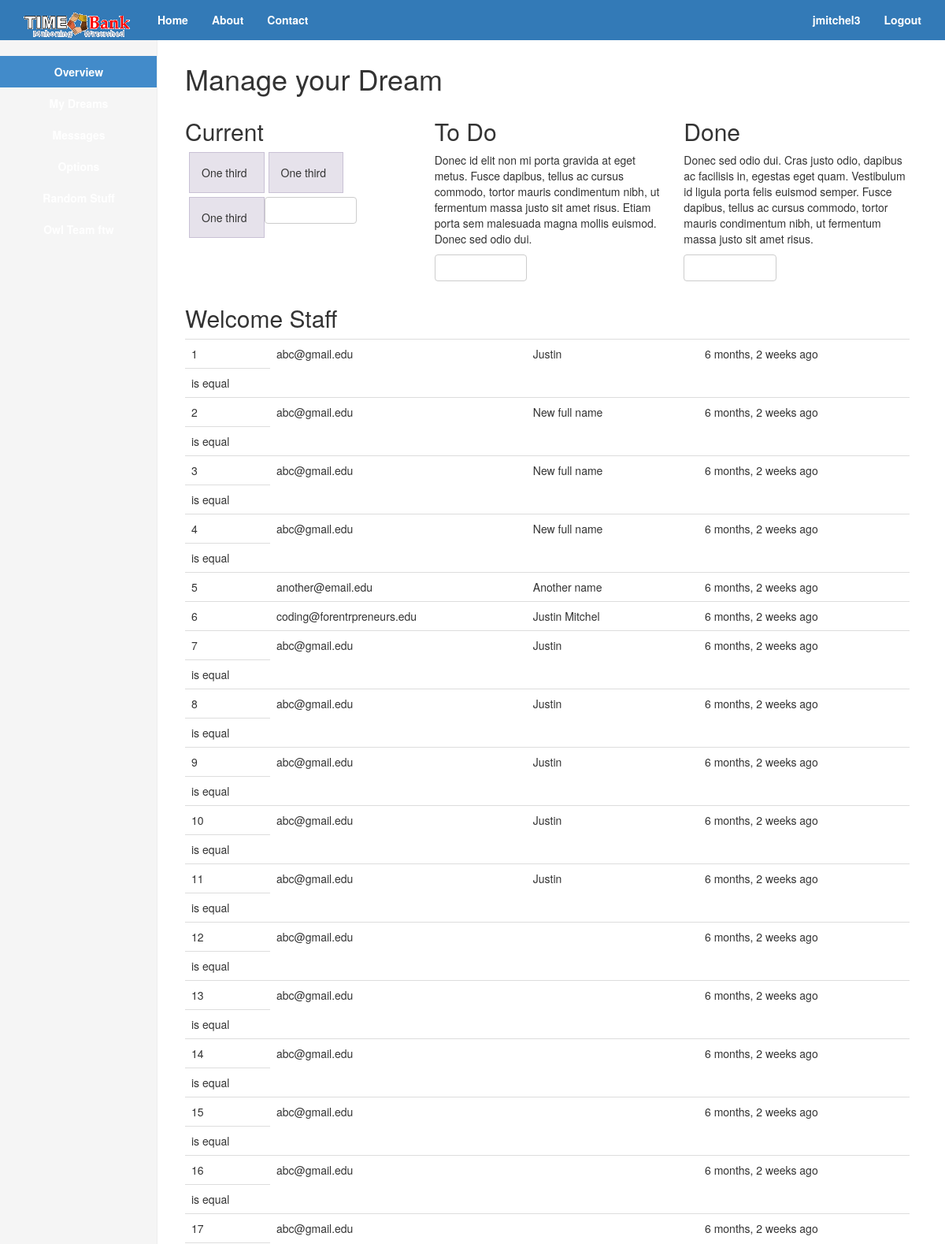
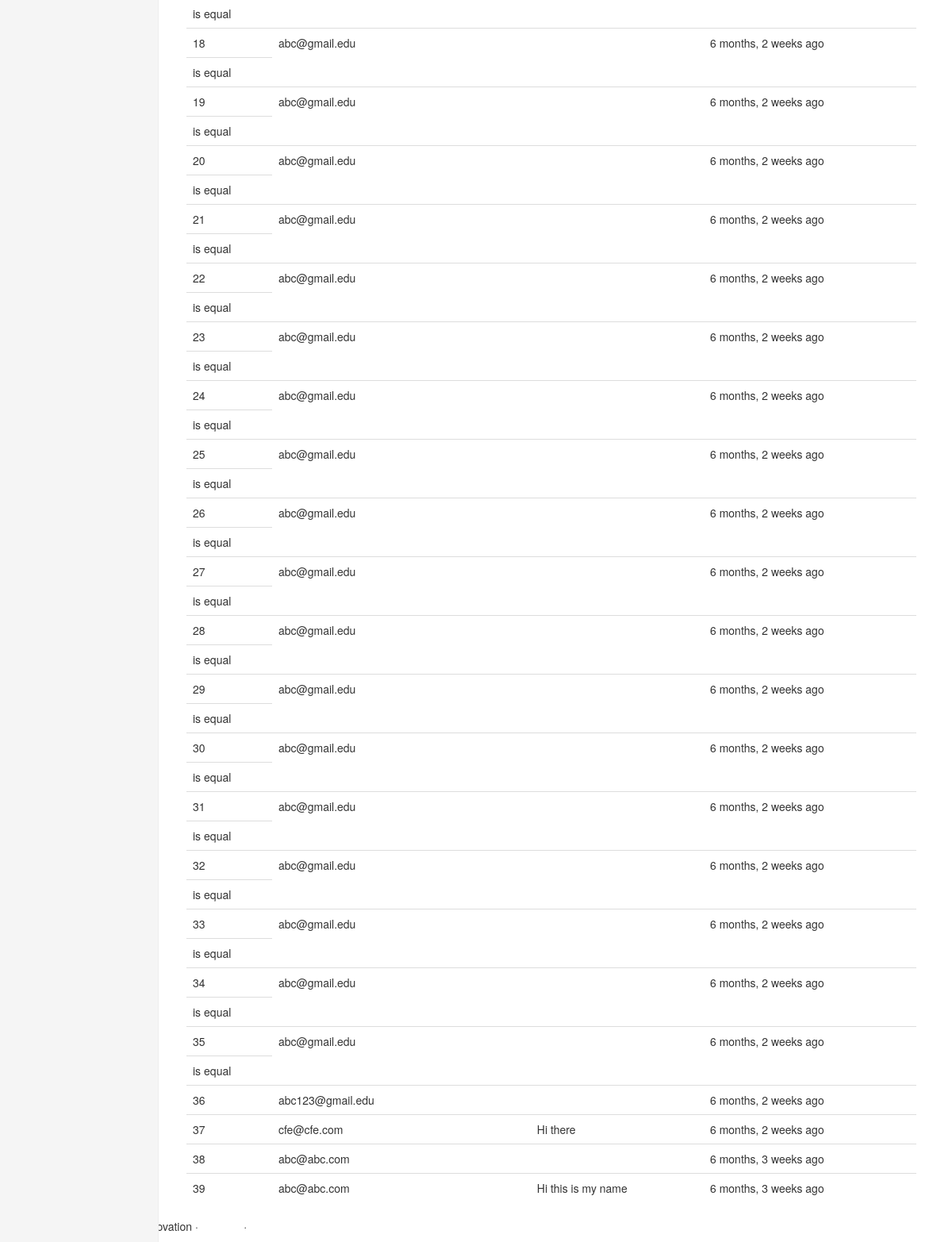
The app's page / (signed in) with its own data (2 pictures, top to bottom).
### newsletter/models.py (models this page shows, shortened)
class SignUp(models.Model):
	email = models.EmailField()
	full_name = models.CharField(max_length=120, blank=True, null=True)
	timestamp = models.DateTimeField(auto_now_add=True, auto_now=False)
	updated = models.DateTimeField(auto_now_add=False, auto_now=True)

### newsletter/views.py (the view, shortened to what this page needs)
# urls.py: url(r'^$', 'newsletter.views.home', name='home'),
def home(request):
	title = 'Sign Up Now'
	form = SignUpForm(request.POST or None)
	context = {
		"title": title,
		"form": form
	}
	if request.user.is_authenticated() and request.user.is_staff:
		queryset = SignUp.objects.all().order_by('-timestamp') #.filter(full_name__iexact="Justin")
		context = {
			"queryset": queryset
		}
	return render(request, "home.html", context)

### templates/home.html (shortened to what this page needs)
{% extends "base.html" %}
{% load crispy_forms_tags %}
{% load staticfiles %}
{% block content %}
 {% if request.user.is_authenticated %}
<div class="col-sm-9 col-sm-offset-3 col-md-10 col-md-offset-2 main">
<br><br><br>
   <h1>Manage your Dream</h1>
      <div class="row">
        <div class="col-md-4">
          <h2>Current</h2>
          <div class="col-xs-4">One third</div>
          <div class="col-xs-4">One third</div>
          <div class="col-xs-4">One third</div>
          <p><a class="btn btn-default" href="#" role="button">View details &raquo;</a></p>
        </div>
        <div class="col-md-4">
          <h2>To Do</h2>
          <p>Donec id elit non mi porta gravida at eget metus. Fusce dapibus, tellus ac cursus commodo, tortor mauris condimentum nibh, ut fermentum massa justo sit amet risus. Etiam porta sem malesuada magna mollis euismod. Donec sed odio dui. </p>
          <p><a class="btn btn-default" href="#" role="button">View details &raquo;</a></p>
       </div>
        <div class="col-md-4">
          <h2>Done</h2>
          <p>Donec sed odio dui. Cras justo odio, dapibus ac facilisis in, egestas eget quam. Vestibulum id ligula porta felis euismod semper. Fusce dapibus, tellus ac cursus commodo, tortor mauris condimentum nibh, ut fermentum massa justo sit amet risus.</p>
          <p><a class="btn btn-default" href="#" role="button">View details &raquo;</a></p>
        </div>
      </div>
	{% if queryset %}
	<h2>Welcome Staff</h2>
	<table class='table'>
	{% for instance in queryset %}
		<tr><td>{{ forloop.counter }}</td><td>{{ instance.email }}</td><td>{{ instance.full_name }}</td><td>{{ instance.timestamp|timesince }} ago</td></tr>
		{% if instance.email == "abc@gmail.edu" %}
		<tr><td>is equal</td></tr>
		{% endif %}
	{% endfor %}
	</table>
	</div>
	{% endif %}
{% endif %}
{% endblock %}

### templates/base.html (shortened to what this page needs)
{% load staticfiles %}
<!DOCTYPE html>
<html lang="en">
  <head>
    {% include 'head_css.html' %}
  </head>
  <body>
  {% include 'navbar.html' %}
  {% if request.user.is_authenticated %}
    {% include 'sidebar.html' %}
  {% endif %}
    <div class="container">
            {% block content %}
            {% endblock %}
    {% include "footer.html" %}
    </div>
  </body>
</html>

### templates/head_css.html
{% load staticfiles %}
    <link rel="stylesheet" href="//maxcdn.bootstrapcdn.com/font-awesome/4.3.0/css/font-awesome.min.css">
    <link href="{% static 'css/bootstrap.min.css' %}" rel="stylesheet">
    <link href="{% static 'css/navbar-static-top.css' %}" rel="stylesheet">
     <link href="{% static 'css/custom.css' %}" rel="stylesheet">

### templates/navbar.html (shortened to what this page needs)
   {% load staticfiles %}
    <nav class="navbar navbar-default navbar-fixed-top">
      <div class="container">
        <div class="navbar-header">
          <a class="navbar-brand" href="{% url 'home' %}"><img src="{% static 'img/tbmw.png' %}" /></a>
        </div>
        <div id="navbar" class="navbar-collapse collapse">
          <ul class="nav navbar-nav">
            <li><a href="{% url 'home' %}" style="color: #FFFFFF">Home</a></li>
            <li><a href="{% url 'about' %}"  style="color: #FFFFFF">About</a></li>
            <li><a href="{% url 'contact' %}"  style="color: #FFFFFF">Contact</a></li>
          </ul>
          <ul class="nav navbar-nav navbar-right">
          {% if request.user.is_authenticated %}
            <li><a href="{% url 'profile' %}"  style="color: #FFFFFF">{{ user.get_username }}</a></li>
            <li><a href="{% url 'auth_logout' %}"  style="color: #FFFFFF">Logout</a></li>
            {% else %}
            <li><a href="{% url 'registration_register' %}"  style="color: #FFFFFF">Register</a></li>
          </ul>
          {% endif %}
        </div>
      </div>
    </nav>

### templates/sidebar.html
   {% load staticfiles %}
	<div class="col-sm-3 col-md-2 sidebar">
	  <ul class="nav nav-sidebar">
	    <li class="active"><a href="#">Overview <span class="sr-only">(current)</span></a></li>
	    <li><a href="#">My Dreams</a></li>
	    <li><a href="#">Messages</a></li>
	    <li><a href="#">Options</a></li>
	    <li><a href="#">Random Stuff</a></li>
	    <li><a href="#">Owl Team ftw</a></li>
	  </ul>
	</div>

### templates/footer.html (shortened to what this page needs)
 {% load staticfiles %}
<footer>
	<p class="pull-right"><a href="#">Back to top</a></p>
	 <p> &copy; 2015 Time 4 Cultural Innovation &middot; <a href="#">Privacy</a> &middot; <a href="#">Terms</a></p>
</footer>

### templates/javascript.html (shortened to what this page needs)
{% load staticfiles %}

### static_in_pro/our_static/css/navbar-static-top.css (style rules this page uses)
body { min-height: 1000px; }
.navbar-fixed-top { background-color: #337ab7 ; border-color: #337ab7; }
.navbar-default .navbar-brand { color: #FFF; }
a:link { color: white; font-weight: bold; text-align: center; }

### static_in_pro/our_static/css/custom.css (style rules this page uses)
.col-xs-4 { padding-top: 15px; padding-bottom: 15px; margin-left: 5px; margin-bottom: 5px; background-color: #eee; background-color: rgba(86,61,124,.15); border: 1px solid #ddd; border: 1px solid rgba(86,61,124,.2); }
.sidebar { display: none; }
@media (min-width: 768px) { .sidebar { position: fixed; top: 51px; bottom: 0; left: 0; z-index: 1000; display: block; padding: 20px; overflow-x: hidden; overflow-y: auto; background-color: #f5f5f5; border-right: 1px solid #eee; } }
.nav-sidebar { margin-right: -21px; margin-bottom: 20px; margin-left: -20px; }
.nav-sidebar > li > a { padding-right: 20px; padding-left: 20px; }
.nav-sidebar > .active > a, .nav-sidebar > .active > a:hover, .nav-sidebar > .active > a:focus { color: #fff; background-color: #428bca; }

### records on screen
SignUp: email "abc@gmail.edu", full_name "Justin", timestamp "6 months, 2 weeks", shows "is equal"
SignUp: email "abc@gmail.edu", full_name "New full name", timestamp "6 months, 2 weeks", shows "is equal"
SignUp: email "abc@gmail.edu", full_name "New full name", timestamp "6 months, 2 weeks", shows "is equal"
SignUp: email "abc@gmail.edu", full_name "New full name", timestamp "6 months, 2 weeks", shows "is equal"
SignUp: email "another@email.edu", full_name "Another name", timestamp "6 months, 2 weeks"
SignUp: email "coding@forentrpreneurs.edu", full_name "Justin Mitchel", timestamp "6 months, 2 weeks"
SignUp: email "abc@gmail.edu", full_name "Justin", timestamp "6 months, 2 weeks", shows "is equal"
SignUp: email "abc@gmail.edu", full_name "Justin", timestamp "6 months, 2 weeks", shows "is equal"
SignUp: email "abc@gmail.edu", full_name "Justin", timestamp "6 months, 2 weeks", shows "is equal"
SignUp: email "abc@gmail.edu", full_name "Justin", timestamp "6 months, 2 weeks", shows "is equal"
SignUp: email "abc@gmail.edu", full_name "Justin", timestamp "6 months, 2 weeks", shows "is equal"
SignUp: email "abc@gmail.edu", timestamp "6 months, 2 weeks", shows "is equal"
SignUp: email "abc@gmail.edu", timestamp "6 months, 2 weeks", shows "is equal"
SignUp: email "abc@gmail.edu", timestamp "6 months, 2 weeks", shows "is equal"
SignUp: email "abc@gmail.edu", timestamp "6 months, 2 weeks", shows "is equal"
SignUp: email "abc@gmail.edu", timestamp "6 months, 2 weeks", shows "is equal"
SignUp: email "abc@gmail.edu", timestamp "6 months, 2 weeks", shows "is equal"
SignUp: email "abc@gmail.edu", timestamp "6 months, 2 weeks", shows "is equal"
SignUp: email "abc@gmail.edu", timestamp "6 months, 2 weeks", shows "is equal"
SignUp: email "abc@gmail.edu", timestamp "6 months, 2 weeks", shows "is equal"
SignUp: email "abc@gmail.edu", timestamp "6 months, 2 weeks", shows "is equal"
SignUp: email "abc@gmail.edu", timestamp "6 months, 2 weeks", shows "is equal"
SignUp: email "abc@gmail.edu", timestamp "6 months, 2 weeks", shows "is equal"
SignUp: email "abc@gmail.edu", timestamp "6 months, 2 weeks", shows "is equal"
SignUp: email "abc@gmail.edu", timestamp "6 months, 2 weeks", shows "is equal"
SignUp: email "abc@gmail.edu", timestamp "6 months, 2 weeks", shows "is equal"
SignUp: email "abc@gmail.edu", timestamp "6 months, 2 weeks", shows "is equal"
SignUp: email "abc@gmail.edu", timestamp "6 months, 2 weeks", shows "is equal"
SignUp: email "abc@gmail.edu", timestamp "6 months, 2 weeks", shows "is equal"
SignUp: email "abc@gmail.edu", timestamp "6 months, 2 weeks", shows "is equal"
SignUp: email "abc@gmail.edu", timestamp "6 months, 2 weeks", shows "is equal"
SignUp: email "abc@gmail.edu", timestamp "6 months, 2 weeks", shows "is equal"
SignUp: email "abc@gmail.edu", timestamp "6 months, 2 weeks", shows "is equal"
SignUp: email "abc@gmail.edu", timestamp "6 months, 2 weeks", shows "is equal"
SignUp: email "abc@gmail.edu", timestamp "6 months, 2 weeks", shows "is equal"
SignUp: email "abc123@gmail.edu", timestamp "6 months, 2 weeks"
SignUp: email "cfe@cfe.com", full_name "Hi there", timestamp "6 months, 2 weeks"
SignUp: email "abc@abc.com", timestamp "6 months, 3 weeks"
SignUp: email "abc@abc.com", full_name "Hi this is my name", timestamp "6 months, 3 weeks"

### other values on screen
{{ user.get_username }} "jmitchel3"
